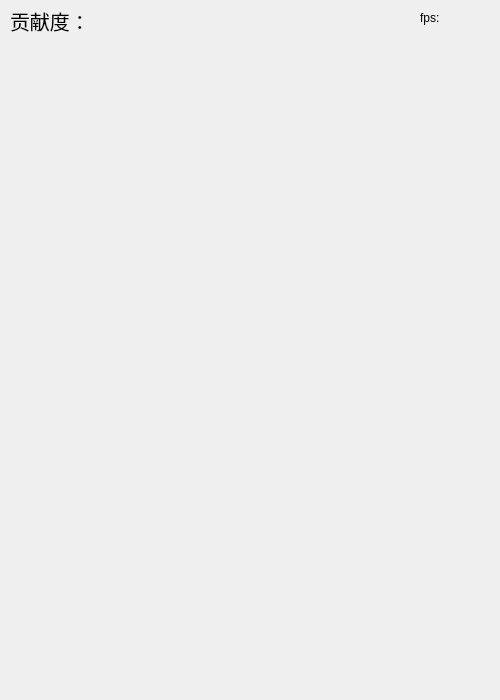
<?xml version="1.0" encoding="UTF-8"?>
<ui version="4.0">
 <class>Form</class>
 <widget class="QWidget" name="Form">
  <property name="geometry">
   <rect>
    <x>0</x>
    <y>0</y>
    <width>500</width>
    <height>700</height>
   </rect>
  </property>
  <property name="windowTitle">
   <string>消灭病毒</string>
  </property>
  <widget class="QWidget" name="verticalLayoutWidget">
   <property name="geometry">
    <rect>
     <x>430</x>
     <y>80</y>
     <width>61</width>
     <height>551</height>
    </rect>
   </property>
   <layout class="QVBoxLayout" name="verticalLayout">
    <property name="spacing">
     <number>0</number>
    </property>
    <property name="sizeConstraint">
     <enum>QLayout::SetNoConstraint</enum>
    </property>
   </layout>
  </widget>
  <widget class="QLabel" name="label_2">
   <property name="geometry">
    <rect>
     <x>10</x>
     <y>0</y>
     <width>171</width>
     <height>41</height>
    </rect>
   </property>
   <property name="palette">
    <palette>
     <active>
      <colorrole role="WindowText">
       <brush brushstyle="SolidPattern">
        <color alpha="255">
         <red>255</red>
         <green>255</green>
         <blue>255</blue>
        </color>
       </brush>
      </colorrole>
     </active>
     <inactive>
      <colorrole role="WindowText">
       <brush brushstyle="SolidPattern">
        <color alpha="255">
         <red>0</red>
         <green>0</green>
         <blue>0</blue>
        </color>
       </brush>
      </colorrole>
     </inactive>
     <disabled>
      <colorrole role="WindowText">
       <brush brushstyle="SolidPattern">
        <color alpha="255">
         <red>120</red>
         <green>120</green>
         <blue>120</blue>
        </color>
       </brush>
      </colorrole>
     </disabled>
    </palette>
   </property>
   <property name="font">
    <font>
     <pointsize>15</pointsize>
    </font>
   </property>
   <property name="text">
    <string>贡献度：</string>
   </property>
  </widget>
  <widget class="QLabel" name="label_3">
   <property name="geometry">
    <rect>
     <x>420</x>
     <y>10</y>
     <width>54</width>
     <height>16</height>
    </rect>
   </property>
   <property name="palette">
    <palette>
     <active>
      <colorrole role="WindowText">
       <brush brushstyle="SolidPattern">
        <color alpha="255">
         <red>255</red>
         <green>255</green>
         <blue>255</blue>
        </color>
       </brush>
      </colorrole>
     </active>
     <inactive>
      <colorrole role="WindowText">
       <brush brushstyle="SolidPattern">
        <color alpha="255">
         <red>0</red>
         <green>0</green>
         <blue>0</blue>
        </color>
       </brush>
      </colorrole>
     </inactive>
     <disabled>
      <colorrole role="WindowText">
       <brush brushstyle="SolidPattern">
        <color alpha="255">
         <red>120</red>
         <green>120</green>
         <blue>120</blue>
        </color>
       </brush>
      </colorrole>
     </disabled>
    </palette>
   </property>
   <property name="text">
    <string>fps: </string>
   </property>
  </widget>
  <widget class="QLabel" name="label">
   <property name="geometry">
    <rect>
     <x>0</x>
     <y>70</y>
     <width>501</width>
     <height>51</height>
    </rect>
   </property>
   <property name="palette">
    <palette>
     <active>
      <colorrole role="WindowText">
       <brush brushstyle="SolidPattern">
        <color alpha="255">
         <red>255</red>
         <green>0</green>
         <blue>0</blue>
        </color>
       </brush>
      </colorrole>
     </active>
     <inactive>
      <colorrole role="WindowText">
       <brush brushstyle="SolidPattern">
        <color alpha="255">
         <red>0</red>
         <green>0</green>
         <blue>0</blue>
        </color>
       </brush>
      </colorrole>
     </inactive>
     <disabled>
      <colorrole role="WindowText">
       <brush brushstyle="SolidPattern">
        <color alpha="255">
         <red>120</red>
         <green>120</green>
         <blue>120</blue>
        </color>
       </brush>
      </colorrole>
     </disabled>
    </palette>
   </property>
   <property name="font">
    <font>
     <family>汉仪SIJIA体W</family>
     <pointsize>26</pointsize>
     <bold>true</bold>
    </font>
   </property>
   <property name="layoutDirection">
    <enum>Qt::LeftToRight</enum>
   </property>
   <property name="text">
    <string/>
   </property>
   <property name="alignment">
    <set>Qt::AlignCenter</set>
   </property>
  </widget>
  <widget class="QLabel" name="label_4">
   <property name="geometry">
    <rect>
     <x>0</x>
     <y>240</y>
     <width>501</width>
     <height>191</height>
    </rect>
   </property>
   <property name="palette">
    <palette>
     <active>
      <colorrole role="WindowText">
       <brush brushstyle="SolidPattern">
        <color alpha="255">
         <red>255</red>
         <green>255</green>
         <blue>255</blue>
        </color>
       </brush>
      </colorrole>
     </active>
     <inactive>
      <colorrole role="WindowText">
       <brush brushstyle="SolidPattern">
        <color alpha="255">
         <red>0</red>
         <green>0</green>
         <blue>0</blue>
        </color>
       </brush>
      </colorrole>
     </inactive>
     <disabled>
      <colorrole role="WindowText">
       <brush brushstyle="SolidPattern">
        <color alpha="255">
         <red>120</red>
         <green>120</green>
         <blue>120</blue>
        </color>
       </brush>
      </colorrole>
     </disabled>
    </palette>
   </property>
   <property name="font">
    <font>
     <family>楷体</family>
     <pointsize>22</pointsize>
    </font>
   </property>
   <property name="layoutDirection">
    <enum>Qt::LeftToRight</enum>
   </property>
   <property name="text">
    <string/>
   </property>
   <property name="alignment">
    <set>Qt::AlignCenter</set>
   </property>
  </widget>
 </widget>
 <resources/>
 <connections/>
</ui>
